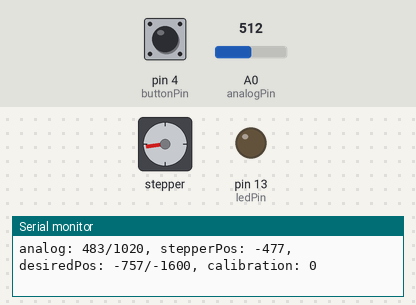
The sketch below on a simulated Arduino Uno, built with avr-gcc and run on an emulated ATmega328P. On the bench: stepper motor, output pins drawn as LEDs (lit = HIGH), the last lines printed to the serial monitor. Inputs (shaded band) come from the test bench; at power-on: pin 4 (buttonPin) LOW, A0 (analogPin) = 512. Stepper angles assume 2048 steps per turn.

Above: at 1.25 s.
1.3 s: pin 4 (buttonPin) pulled HIGH for 0.15 s
At 1.7 s:
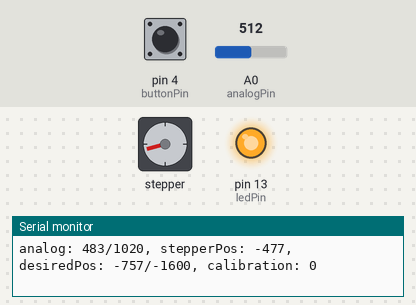
4.4 s: pin 4 (buttonPin) pulled HIGH for 3.2 s
At 9.0 s:
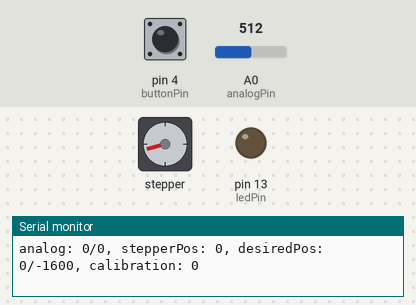
Timing chart, 0 to 10.5 s (numbered marks = the images above; inputs shaded):
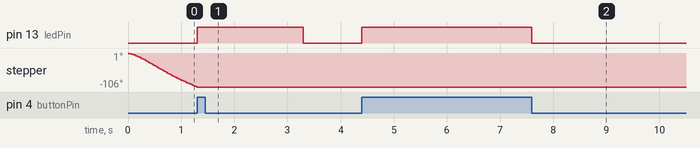

The sketch:

claw_control.ino
```cpp
// Include the AccelStepper Library
#include <AccelStepper.h>

#define DEBUG 0

// Define step constant
#define MotorInterfaceType 4

int analogPin = A0;
const int buttonPin = 4;
bool min_analog_calibrated = 0;

const int ledPin = 13;

int min_analog = 2; //0
int max_analog = 1022; //1023
int input_range = max_analog-min_analog;

int closed_position = -1600; //calibrate such that we get this when claw is closed
unsigned long startTime = millis();

float smoothed_input = 0; // Initial smoothed value
float weight = 0.001;

// Creates an instance
// Pins entered in sequence IN1-IN3-IN2-IN4 for proper step sequence
//AccelStepper myStepper(MotorInterfaceType, 8, 10, 9, 11);
AccelStepper myStepper(MotorInterfaceType, 9, 8, 10, 11);

void setup() {

  pinMode(buttonPin, INPUT);
  pinMode(ledPin, OUTPUT);

  // set the maximum speed, acceleration factor,
  // initial speed and the target position
  myStepper.setMaxSpeed(3000.0);
  myStepper.setAcceleration(500.0);
  myStepper.setSpeed(600); // This is only used if you use runSpeed()

  Serial.begin(9600);  //  setup serial
  startTime = millis();
}

float smoothData(float sensorValue, float prevSmoothedValue, float weight) {
    return weight * sensorValue + (1 - weight) * prevSmoothedValue;
}

void loop() {
  // unsigned long elapsed = millis() - startTime;
  // if (elapsed < 10000) {

    int calibration_switch = digitalRead(buttonPin); // Read digital input (HIGH or LOW)
    // int analog_input = analogRead(analogPin);  // 0 to 1023

    if (calibration_switch == HIGH) {
      digitalWrite(ledPin, HIGH);  // Turn LED on

      if (!min_analog_calibrated){
        static unsigned long calibration_time = millis();
        while(millis()<calibration_time+2000){
          int analog_input = analogRead(analogPin);
          analog_input = abs(analog_input);
          smoothed_input = smoothData(float(analog_input), smoothed_input, weight);
        }
        min_analog_calibrated = 1;
        min_analog = floor(smoothed_input);
        Serial.println(
          "set minimum input to: " + String(min_analog)
        );
        max_analog = 0;
      }

      int analog_input = analogRead(analogPin);
      analog_input = abs(analog_input);
      smoothed_input = smoothData(float(analog_input), smoothed_input, weight);
      analog_input = floor(smoothed_input);

      max_analog = max(max_analog,analog_input);
      static unsigned long lastPrint = 0;
      if (millis() - lastPrint >= 1000) {
        lastPrint = millis();
        Serial.println(
          "set max input to : " + String(max_analog)
        );
      }

      input_range = max_analog-min_analog;
      myStepper.setCurrentPosition(0);

    }
    else{ // RUN MODE
      digitalWrite(ledPin, LOW);

      int analog_input = analogRead(analogPin);
      analog_input = abs(analog_input);
      smoothed_input = smoothData(float(analog_input), smoothed_input, weight);
      analog_input = floor(smoothed_input);

      // cut values lower than min or higher than max and set minimum to zero
      analog_input = max(min_analog,analog_input);
      analog_input = min(max_analog,analog_input);
      analog_input = analog_input - min_analog;

      long stepperPosition = myStepper.currentPosition();
      int desiredPosition = (analog_input / float(input_range)) * closed_position;
      myStepper.moveTo(desiredPosition);
      myStepper.run();

      // Optional: Print debug info
    static unsigned long lastPrint = 0;
    if (millis() - lastPrint >= 1000) {
      lastPrint = millis();
      Serial.println(
        "analog: " + String(analog_input) +
        "/" + String(input_range) +
        ", stepperPos: " + String(stepperPosition) +
        ", desiredPos: " + String(desiredPosition) +
        "/" + String(closed_position) +
        ", calibration: " + String(calibration_switch)
      );
    }

    }

  // }// if to stop program after x seconds (for debug)
}  //loop


//  val =0;
// val2 = 0;
// for (j=0; j<2000; j++){
//     val = val + analogRead(analogPin);  // read the input pin
//     val2 = val2 + digitalRead(inPin);   // read the inpu t pin
// }
// val = val/2000;
// val2 = val2/2000;
// Serial.print(val2);
// Serial.print("  ---   ");
//     Serial.println(val );          // debug value
//}


// void loop() {
//   // Read and convert the potentiometer value
//   int potVal = analogRead(potPin);             // 0 to 1023
//   float voltage = potVal * (5.0 / 1023.0);     // convert to 0 - 5V range

//   // Print out the voltage (for debugging)
//   Serial.print("Voltage: ");
//   Serial.println(voltage);

//   // Compare against 2.5 V to decide rotation direction
//   if (voltage > 2.5) {
//     // Move the motor to the right (clockwise)
//     // Setting a positive speed
//     myStepper.setSpeed(200);   // steps/sec
//   } else {
//     // Move the motor to the left (counterclockwise)
//     // Setting a negative speed
//     myStepper.setSpeed(-200);  // steps/sec
//   }

//   // Run the motor continuously at the set speed
//   // runSpeed() does not use acceleration; it tries to maintain the set speed
//   myStepper.runSpeed();
// }
```

Measured:
- after the input at 1.3 s, pin 13 (ledPin): LOW → HIGH at once, → LOW 2.0 s later; stepper: stays -106° (without the input it goes to -108° after 0.02 s)
- after the input at 4.4 s, pin 13 (ledPin): LOW → HIGH at once, → LOW 3.2 s later
- by itself, stepper: keeps turning counter-clockwise at about 83°/s
